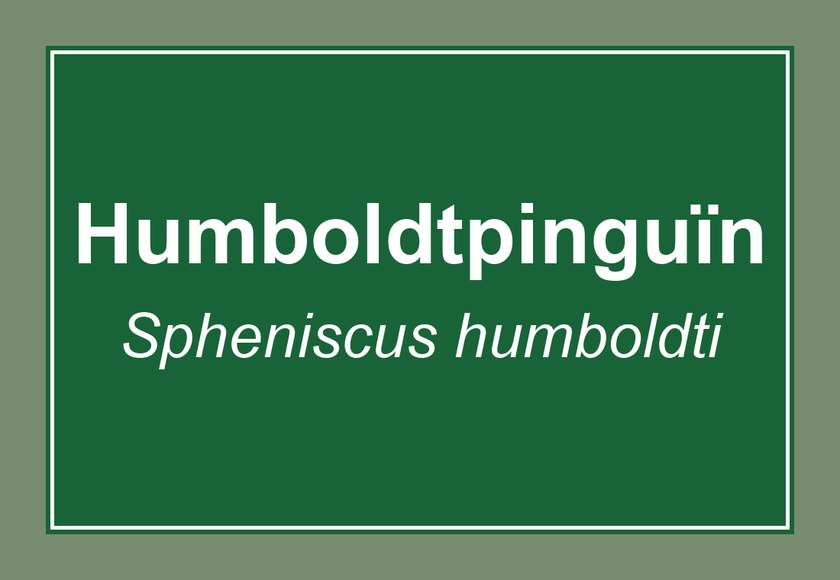
#> input picture pipeline/veldwerk/tests/fixtures/01-pinguin.jpg, 840 x 580 px; its folder holds only this picture in this run
$ python -i ocr.py   (imports and definitions only)
#> lines starting #> are read from the running program, lines starting #| are printed output that depends on the picture
### pipeline/veldwerk/exif.py
"""EXIF lezen: GPS, tijd, oriëntatie. Foto's zonder GPS worden gemarkeerd, niet weggelaten."""
from __future__ import annotations

import re
from dataclasses import dataclass
from datetime import datetime
from pathlib import Path
from typing import Any

from PIL import Image

IMAGE_EXTS = {".jpg", ".jpeg", ".heic", ".heif", ".png"}

_heif_registered = False


def register_heif() -> bool:
    """Zet HEIC-ondersteuning aan (pillow-heif). Geeft False als het pakket ontbreekt."""
    global _heif_registered
    if _heif_registered:
        return True
    try:
        import pillow_heif

        pillow_heif.register_heif_opener()
        _heif_registered = True
    except ImportError:
        return False
    return True


# [31 lines left out: functions _num, dms_to_deg, not called in this run]


@dataclass
class PhotoMeta:
    path: Path
    lat: float | None = None
    lon: float | None = None
    accuracy_m: float | None = None
    altitude_m: float | None = None
    taken: datetime | None = None  # naïeve lokale tijd
    offset: str | None = None  # bv. "+02:00"
    orientation: int = 1
    width: int = 0
    height: int = 0
    pos_estimated: bool = False

    @property
    def has_gps(self) -> bool:
        return self.lat is not None and self.lon is not None


_DT_RE = re.compile(r"^(\d{4}):(\d{2}):(\d{2})[ T](\d{2}):(\d{2}):(\d{2})")


# [69 lines left out: functions parse_exif_datetime, meta_from_exif, read_meta, find_photos, not called in this run]

### pipeline/veldwerk/ocr.py
"""Tekstherkenning op naambordjes met tesseract (nld+eng)."""
from __future__ import annotations

import json
from dataclasses import asdict, dataclass
from pathlib import Path

from PIL import Image, ImageOps

from .exif import register_heif

MAX_SIDE = 2600  # grotere foto's (iPhone 4032 px) verkleinen voor snelheid
MIN_SIDE = 1400  # kleinere foto's opschalen
GOOD_CONF = 60.0


@dataclass
class OcrResult:
    text: str = ""
    confidence: float = 0.0  # gemiddelde woordzekerheid 0-100
    rotation: int = 0
    variant: str = "normaal"

    def alnum_len(self) -> int:
        return sum(c.isalnum() for c in self.text)


def prepare_image(path: Path) -> Image.Image:
    """Laad, pas EXIF-oriëntatie toe, grijswaarden, autocontrast, schaal."""
#> called with path = 'tests/fixtures/01-pinguin.jpg'
    register_heif()
    with Image.open(path) as im:
#> im is the input picture: PIL image 840x580 RGB; mean R, G, B 64.8, 121.1, 83.5
        im = ImageOps.exif_transpose(im)
        im = im.convert("L")
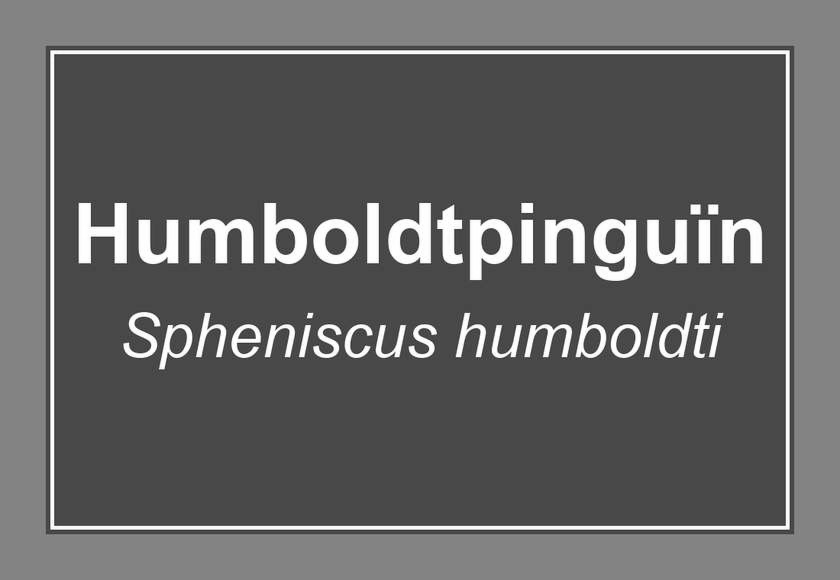
#> im: PIL image 840x580 L; min 32, max 255, mean 100
    im = ImageOps.autocontrast(im, cutoff=1)
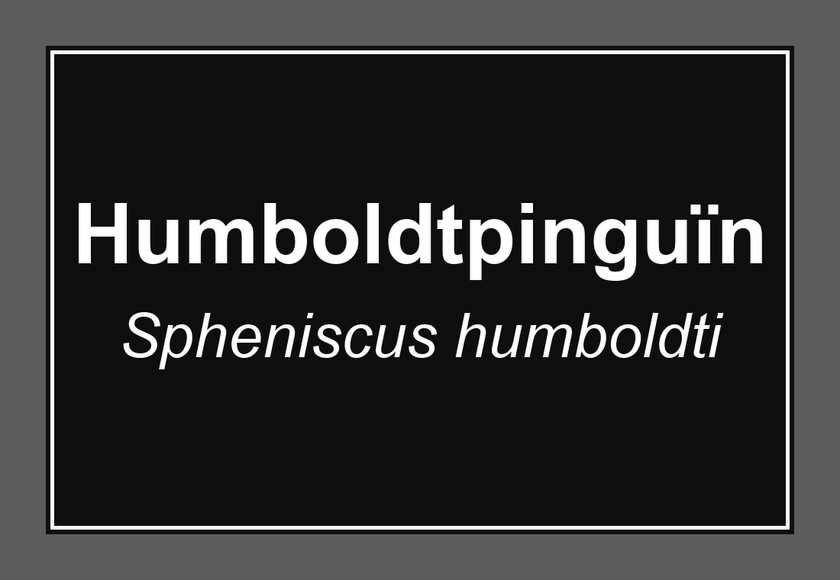
#> im: PIL image 840x580 L; min 0, max 255, mean 50.9
    w, h = im.size
#> w = 840; h = 580
    big = max(w, h)
#> big = 840
    if big > MAX_SIDE:
        s = MAX_SIDE / big
        im = im.resize((round(w * s), round(h * s)), Image.LANCZOS)
    elif big < MIN_SIDE:
        s = MIN_SIDE / big
#> s = 1.67
        im = im.resize((round(w * s), round(h * s)), Image.LANCZOS)
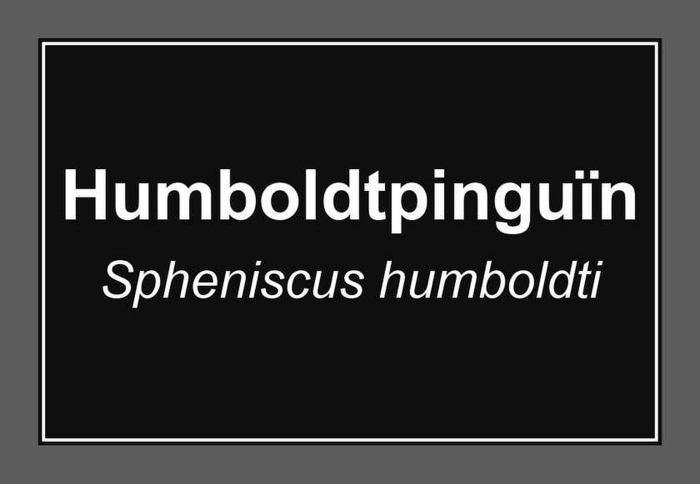
#> im: PIL image 1400x967 L (shown at 1/2 size); min 0, max 255, mean 50.9
    return im


def _run_tesseract(im: Image.Image, psm: int) -> tuple[str, float]:
    import pytesseract

    data = pytesseract.image_to_data(
        im, lang="nld+eng", config=f"--psm {psm}", output_type=pytesseract.Output.DICT
    )
    lines: dict[tuple, list[str]] = {}
    confs: list[float] = []
    for i, word in enumerate(data["text"]):
        word = (word or "").strip()
        try:
            conf = float(data["conf"][i])
        except (TypeError, ValueError):
            conf = -1
        if not word or conf < 0:
            continue
        key = (data["block_num"][i], data["par_num"][i], data["line_num"][i])
        lines.setdefault(key, []).append(word)
        confs.append(conf)
    text = "\n".join(" ".join(ws) for ws in lines.values())
    return text, (sum(confs) / len(confs) if confs else 0.0)


def _score(r: OcrResult) -> float:
    # zekerheid telt zwaar, maar een resultaat zonder tekst wint nooit
    return r.confidence * min(1.0, r.alnum_len() / 12.0)


def _osd_angle(im: Image.Image) -> int | None:
    import pytesseract

    try:
        osd = pytesseract.image_to_osd(im, config="--psm 0", output_type=pytesseract.Output.DICT)
        if float(osd.get("orientation_conf", 0)) >= 2:
            return int(osd["rotate"])
    except Exception:
        return None
    return None


def _good(r: OcrResult) -> bool:
    return r.confidence >= GOOD_CONF and r.alnum_len() >= 8


def ocr_image(path: Path) -> OcrResult:
    im = prepare_image(path)
    best = OcrResult()
    for psm in (11, 6):  # eerst losse tekst (borden), dan blok
        text, conf = _run_tesseract(im, psm)
        cand = OcrResult(text, conf, 0, f"psm{psm}")
        if _score(cand) > _score(best):
            best = cand
        if _good(best):
            return best
    # lage zekerheid: oriëntatie via OSD, anders alle rotaties, plus omgekeerde kleuren
    tried: list[tuple[str, Image.Image, int]] = []
    ang = _osd_angle(im)
    if ang:
        tried.append((f"osd{ang}", im.rotate(-ang, expand=True), ang))
    tried.append(("invers", ImageOps.invert(im), 0))
    if not ang:
        for a in (90, 180, 270):
            tried.append((f"rot{a}", im.rotate(-a, expand=True), a))
    for name, img, a in tried:
        text, conf = _run_tesseract(img, 11)
        cand = OcrResult(text, conf, a, name)
        if _score(cand) > _score(best):
            best = cand
        if _good(best):
            break
    return best


def load_cache(path: Path) -> dict:
    try:
        return json.loads(path.read_text(encoding="utf-8"))
    except (OSError, ValueError):
        return {}


def save_cache(path: Path, cache: dict) -> None:
    path.parent.mkdir(parents=True, exist_ok=True)
    path.write_text(json.dumps(cache, ensure_ascii=False), encoding="utf-8")


def cache_key(path: Path) -> str:
    st = path.stat()
    return f"{path.name}|{st.st_size}|{int(st.st_mtime)}"


def result_to_dict(r: OcrResult) -> dict:
    return asdict(r)

#> (the run stopped early here; a loop or call above may not have finished)

$ run again, on pipeline/veldwerk/tests/fixtures/04-flamingo.jpg
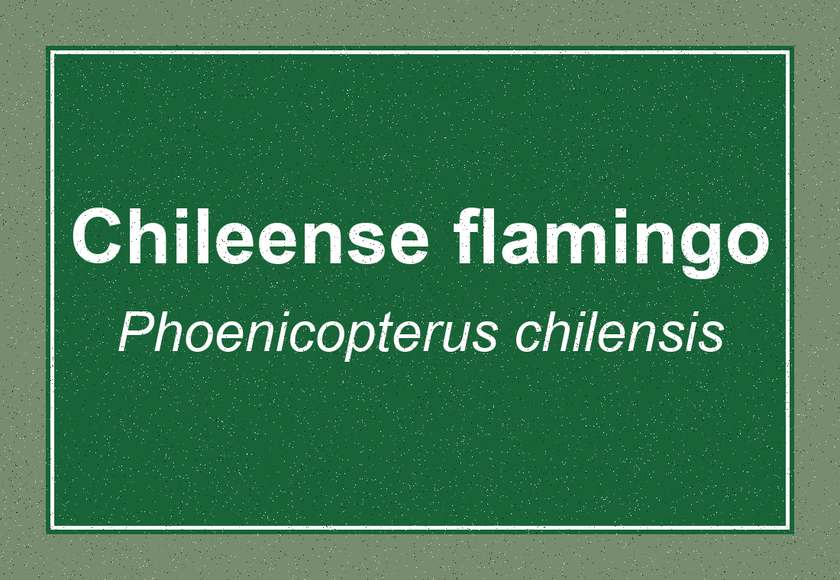
#> input picture pipeline/veldwerk/tests/fixtures/04-flamingo.jpg, 840 x 580 px
#> in prepare_image, im is the input picture: PIL image 840x580 RGB; mean R, G, B 63.9, 119.7, 84.2
#> in prepare_image, `im = im.convert("L")`:
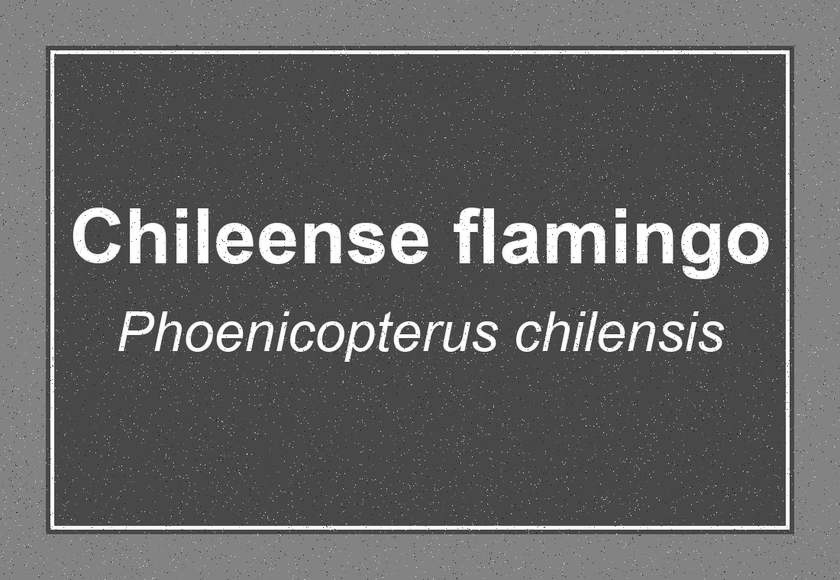
#> im: PIL image 840x580 L; min 18, max 255, mean 99
#> in prepare_image, `im = im.resize((round(w * s), round(h * s)), Image.LANCZOS)`:
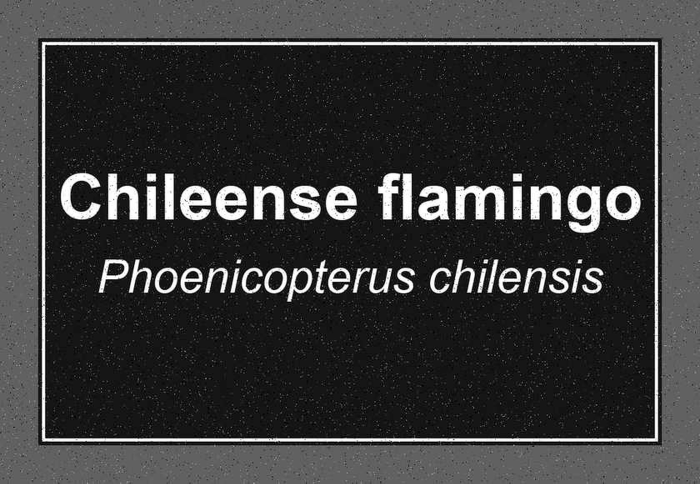
#> im: PIL image 1400x967 L (shown at 1/2 size); min 0, max 255, mean 55.3
